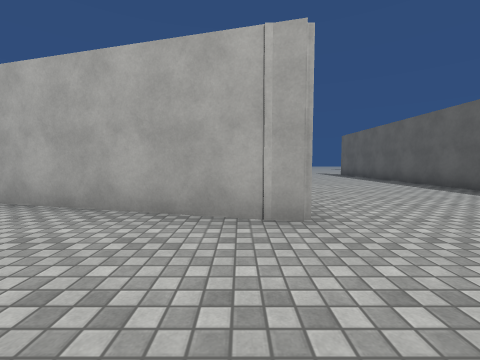
[1] (above)

12 first-person views from a walk through a 3-D level made in the Unity game engine. The camera is 1.2 m above the floor, tilts 4° down and sees 90° across. The floor is counted in squares, 2 m on a side. Each view is taken from the middle of a square. On the plan, view 1 faces up. The plan holds only what a view shows up to about 9 squares ahead; the rest is blank. The place goes on beyond the plan. The player is left out. Surface patterns are stand-ins for the level's own textures.

[2]
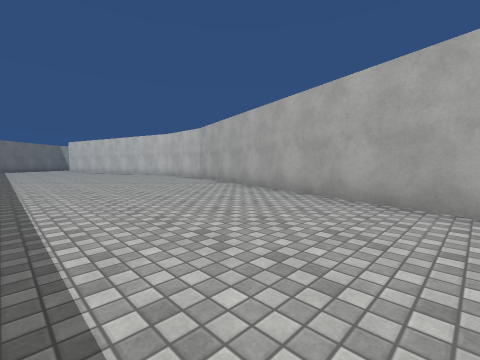

[3]
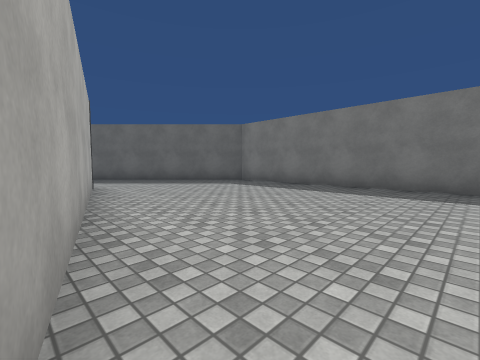

[4]
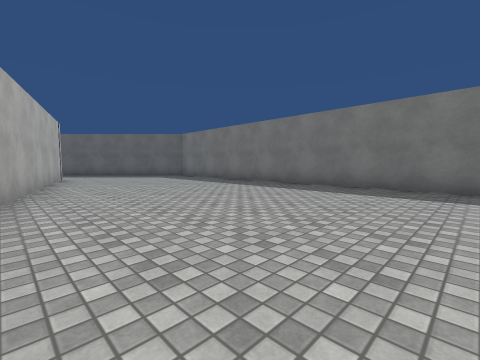

[5]
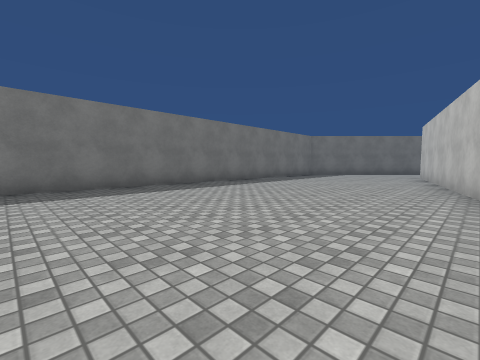

[6]
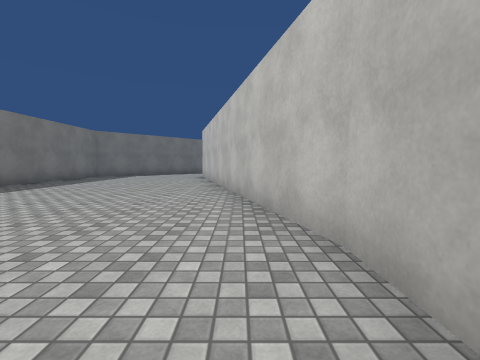

[7]
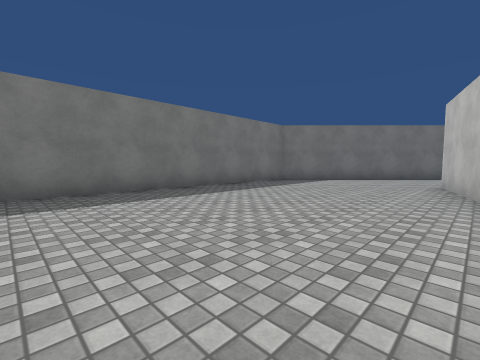

[8]
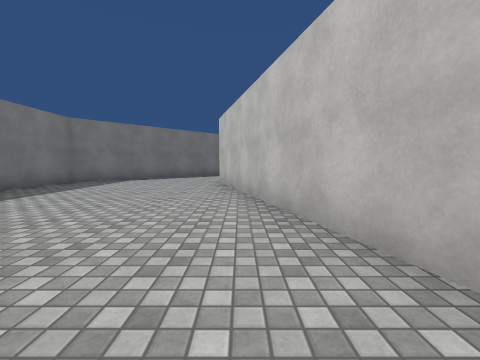

[9]
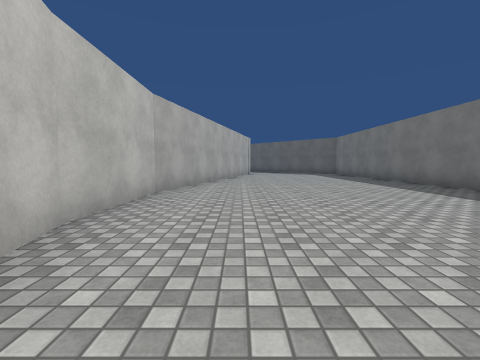

[10]
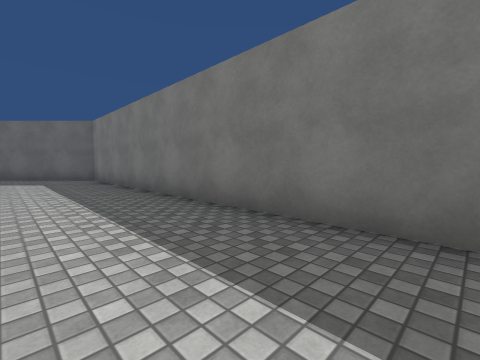

[11]
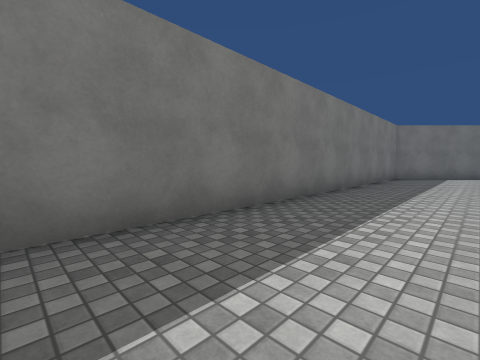

[12]
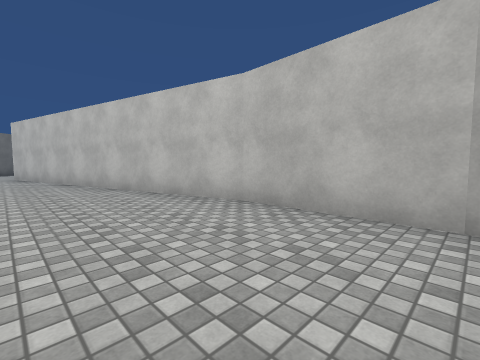

### Floor plan
Points are (right, up) in squares from view 1. A wall is a line through its corners. A room is listed if a view was taken in it or the views show most of it. See-through windows are left out.
Room 1 (views 1, 2, 3, 4, 5, 6, 7, 8, 9, 10, 11, 12)
walls: (-8, 4.8) (-10.8, 4.8); (-10.6, 4.8) (-19.7, 2.3); (0.7, 2.4) (-8.1, 4.8); (-20.4, -1.2) (-19.4, -2.2) (0.1, -2.2) (2.2, -0.1)
ways out: opening at (-19, 1); opening at (0.5, 1.5)

Where each view was taken, in squares from view 1:
view 1: 0 up, 0 right, facing up
view 2: 1 down, 0 right, facing up-left
view 3: 4 up, 6 left, facing down-right
view 4: 4 up, 10 left, facing down-right
view 5: 4 up, 8 left, facing down-left
view 6: 4 up, 9 left, facing left
view 7: 3 up, 12 left, facing down-left
view 8: 3 up, 12 left, facing left
view 9: 3 up, 13 left, facing right
view 10: 0 up, 9 left, facing down-right
view 11: 0 up, 9 left, facing down-left
view 12: 2 up, 8 left, facing up-left
